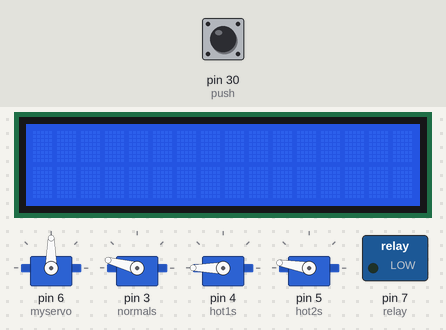
A sketch run on a simulated Arduino Mega 2560, built with avr-gcc and run on an emulated ATmega2560. Shown: 16×2 character LCD, 4 × servo, switched loads named in the sketch (green lamp = pin HIGH). The inputs (shaded band) are chosen by the test bench; at power-on: pin 30 (push) HIGH.

Above: at 1.2 s.
1.3 s: pin 30 (push) pulled LOW for 1.2 s
At 3.4 s:
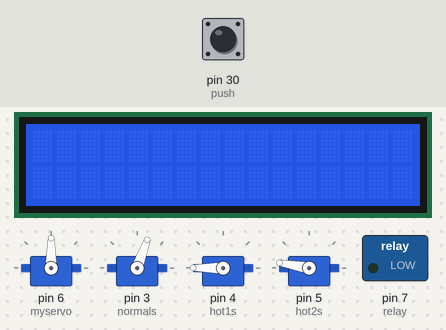
6.6 s: pin 30 (push) pulled LOW for 3.2 s
Timing chart, 0 to 15.1 s (numbered marks = the images above; inputs shaded):
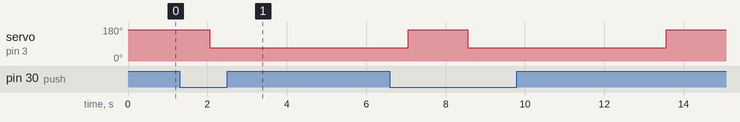

Measured:
- after the input at 1.3 s, servo on pin 3 (normals): 165° → 70° after 0.77 s

The sketch:

rasna.ino
```cpp
#include <Wire.h>
#include <LiquidCrystal_I2C.h>
#include <Servo.h>

#include <Ultrasonic.h>
Ultrasonic ultrasonic(24,22);
int tnor=7000;
int thot1=11000;
int thet=35000;
int thot2=20000;
int newc=0;
int norcup=0;
int hotcup=0;
float water=5.00;
int type=0;
int money1=0;
Servo myservo;
Servo normals;
Servo hot1s;
Servo hot2s;
//i2c pins
LiquidCrystal_I2C lcd(0x27, 2, 1, 0, 4, 5, 6, 7, 3, POSITIVE); // //

int relay=7;
int coinpin=2;
int toggle=26;
int push=30;
volatile int money=0;
void setup() {
  // put your setup code here, to run once:
Serial.begin(9600);
water=20.00;
lcd.begin(16,2);

lcd.backlight();
lcd.backlight(); //Power off the back light
 myservo.attach(6);
 normals.attach(3);
hot1s.attach(4);
 hot2s.attach(5);
 myservo.write(90);
 normals.write(165);
 hot1s.write(180);
  hot2s.write(170);

pinMode(2,INPUT);
digitalWrite(2,1);
pinMode(relay,OUTPUT);
pinMode(toggle,INPUT_PULLUP);

pinMode(push,INPUT_PULLUP);

//attachInterrupt(digitalPinToInterrupt(coinpin),coininsert,RISING);
}

void loop() {


if(digitalRead(push)==0)
rasna();

delay(1000);
}
void rasna()
{
   normals.write(70);
  delay(5000);
  normals.write(165);
  delay(500);
}
```
